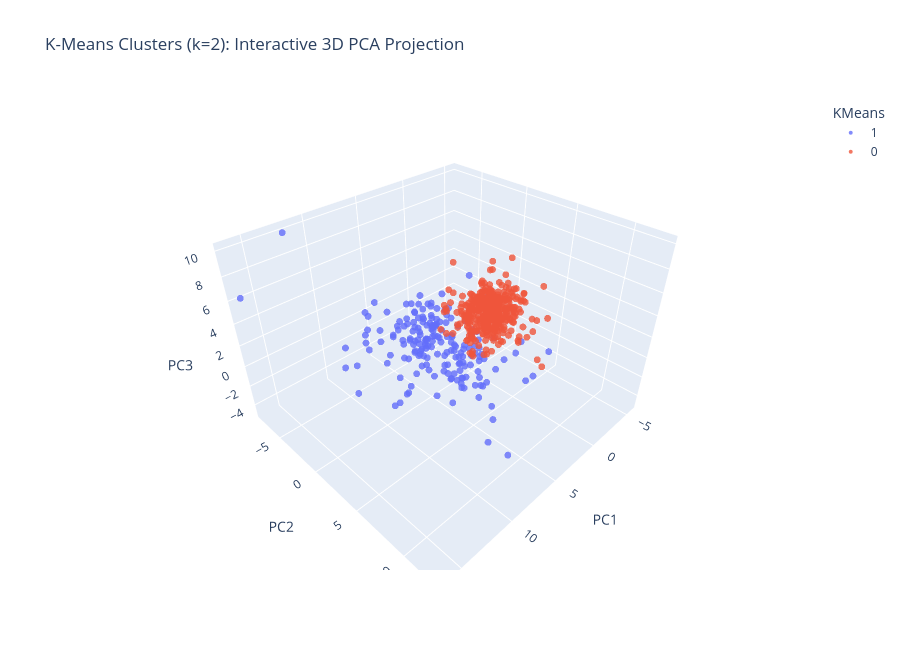

Here is the notebook cell this chart was saved with:
### Code cell
fig3d = px.scatter_3d(df_vis, x="PC1", y="PC2", z="PC3", color="KMeans",
                      title=f"K-Means Clusters (k={best_k}): Interactive 3D PCA Projection",
                      opacity=0.8, height=650)
fig3d.update_traces(marker=dict(size=4))
fig3d.show()

### Figure 1 — Plotly figure (JSON) as saved in the notebook; plotly's stock layout.template omitted (floating-point values rounded to 4 significant figures; data arrays with more than 128 entries replaced by an {"elided": "..."} marker saying what was removed)
{"data": [{"hovertemplate": "KMeans=1<br>PC1=%{x}<br>PC2=%{y}<br>PC3=%{z}<extra></extra>", "legendgroup": "1", "marker": {"color": "#636efa", "opacity": 0.8, "size": 4, "symbol": "circle"}, "mode": "markers", "name": "1", "scene": "scene", "showlegend": true, "type": "scatter3d", "x": {"elided": "189 float values"}, "y": {"elided": "189 float values"}, "z": {"elided": "189 float values"}}, {"hovertemplate": "KMeans=0<br>PC1=%{x}<br>PC2=%{y}<br>PC3=%{z}<extra></extra>", "legendgroup": "0", "marker": {"color": "#EF553B", "opacity": 0.8, "size": 4, "symbol": "circle"}, "mode": "markers", "name": "0", "scene": "scene", "showlegend": true, "type": "scatter3d", "x": {"elided": "380 float values"}, "y": {"elided": "380 float values"}, "z": {"elided": "380 float values"}}], "layout": {"height": 650, "legend": {"title": {"text": "KMeans"}, "tracegroupgap": 0}, "scene": {"domain": {"x": [0, 1], "y": [0, 1]}, "xaxis": {"title": {"text": "PC1"}}, "yaxis": {"title": {"text": "PC2"}}, "zaxis": {"title": {"text": "PC3"}}}, "title": {"text": "K-Means Clusters (k=2): Interactive 3D PCA Projection"}}}
